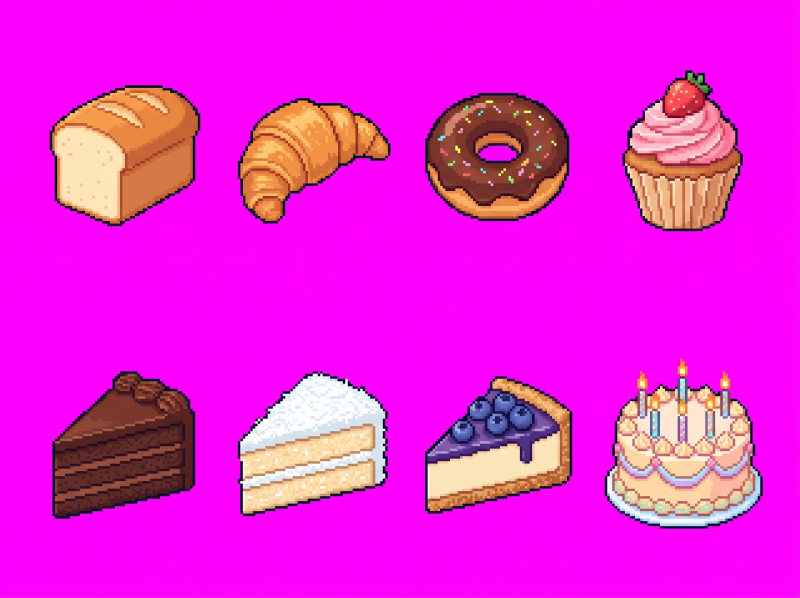
#> input picture tools/sheets/bakery_icons.jpg, 2400 x 1792 px (shown at 1/3 size)
$ python add_bakery_icons.py
#> lines starting #> are read from the running program, lines starting #| are printed output that depends on the picture; after the words box and inside, x2 and y2 are one past the last pixel; in counts of white or black regions, pixels touching at a corner belong together
"""Bakery item icons: tools/sheets/bakery_icons.jpg (8 icons on magenta, 2 rows of 4) are added to the UI pixel icons
(public/assets/icons.webp + icons.json) in new cells after the last used one; existing cells keep their place.
Each icon is mapped to its item's emoji (data.js bk_*). Then bump ?v= of icons.json (game.js) and icons.webp (style.css).

    python3 tools/add_bakery_icons.py
"""
import json, os
import numpy as np
from PIL import Image
from scipy import ndimage
ROOT = os.path.dirname(os.path.dirname(os.path.abspath(__file__)))
EMOJI = [['🍞', '🥐', '🍩', '🧁'], ['🍰', '🍥', '🫐', '🎂']]

a = np.asarray(Image.open(os.path.join(ROOT, 'tools/sheets/bakery_icons.jpg')).convert('RGB')).astype(int)
r, g, b = a[..., 0], a[..., 1], a[..., 2]; mag = np.minimum(r, b) - g
#> after `r, g, b = (a[..., 0], a[..., 1], a[..., 2])`:
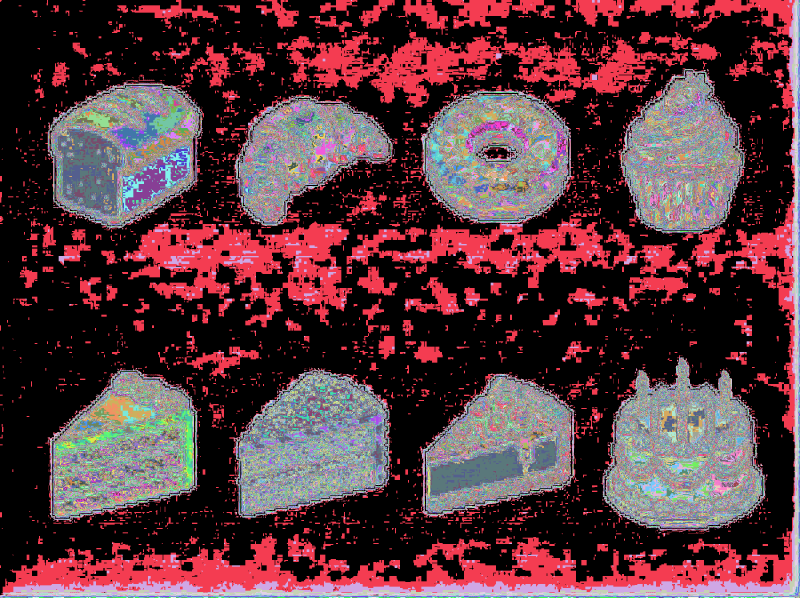
#> g: shape (1792, 2400) int64 (shown at 1/3 size); 256 distinct labels, from 0 to 255; one colour per label, 0 black
#> after `mag = np.minimum(r, b) - g`:
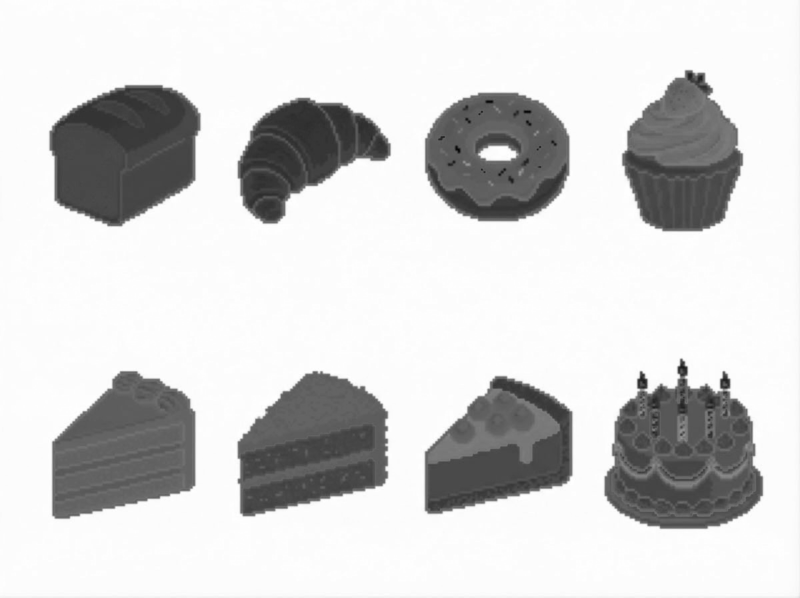
#> mag: shape (1792, 2400) int64 (shown at 1/3 size); min -167, max 255, mean 181.8; drawn with min black and max white
bg = (mag > 70) & (np.abs(r - b) < 110)
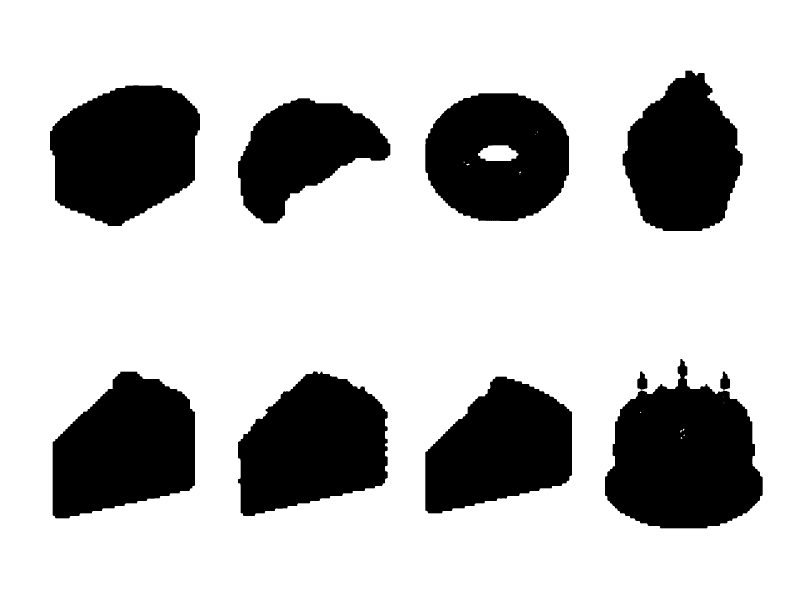
#> bg: shape (1792, 2400) bool (shown at 1/3 size); 75.1% white; 10 black regions, largest, box (x1, y1, x2, y2) and area: (1815, 1077, 2288, 1585) 166074, (150, 256, 600, 678) 145312, (714, 1114, 1163, 1548) 141265
lab, n = ndimage.label(ndimage.binary_dilation(ndimage.binary_opening(~bg, iterations=2), iterations=4))
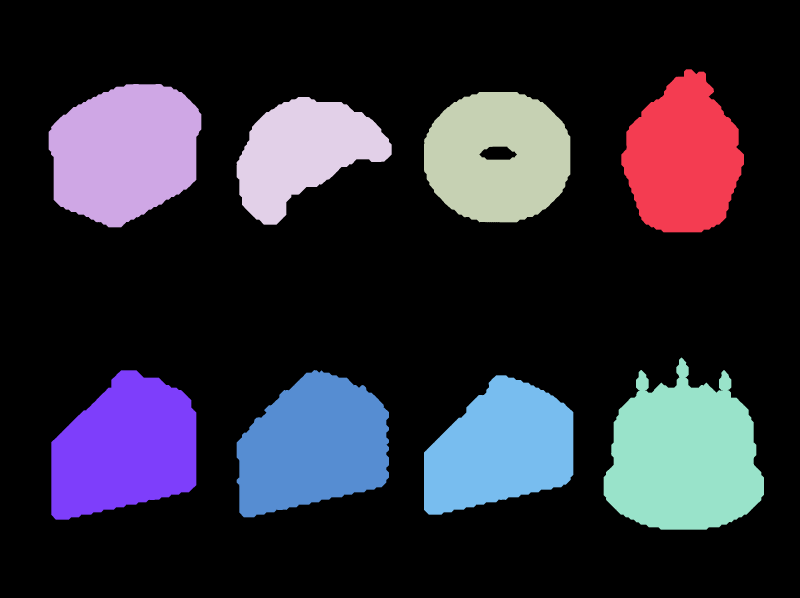
#> lab: shape (1792, 2400) int32 (shown at 1/3 size); 9 distinct labels, from 0 to 8; one colour per label, 0 black
#> n = 8
objs = [((s[0].start + s[0].stop) / 2, (s[1].start + s[1].stop) / 2, i + 1, s) for i, s in enumerate(ndimage.find_objects(lab)) if (lab[s] == i + 1).sum() > 2500]
#> objs = 8 items
objs.sort(); rows = [sorted(objs[:4], key=lambda o: o[1]), sorted(objs[4:], key=lambda o: o[1])]
assert len(objs) == 8, len(objs)
alpha = np.clip((110 - mag) / 60, 0, 1); alpha[np.abs(r - b) >= 110] = 1
#> after `alpha = np.clip((110 - mag) / 60, 0, 1)`:
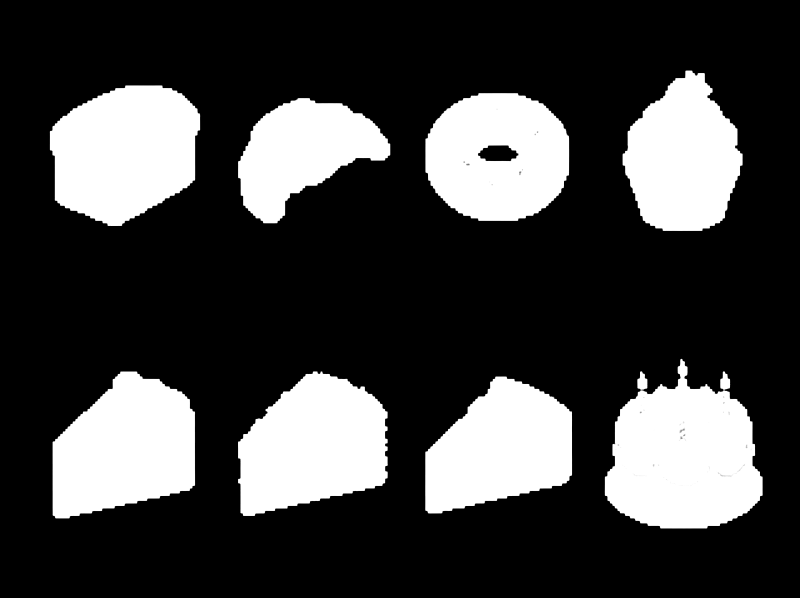
#> alpha: shape (1792, 2400) float64 (shown at 1/3 size); min 0, max 1, mean 0.25
rgb = a.astype(float); t = (1 - alpha); rgb[..., 0] -= t * 60; rgb[..., 2] -= t * 60
#> after `rgb[..., 0] -= t * 60`:
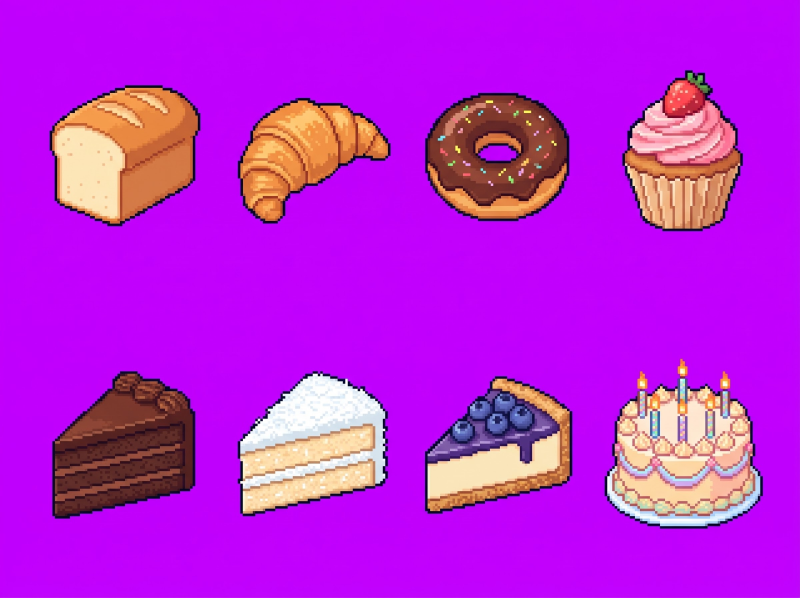
#> rgb: shape (1792, 2400, 3) float64 (shown at 1/3 size); mean R, G, B 189.1, 33.1, 217
#> after `rgb[..., 2] -= t * 60`:
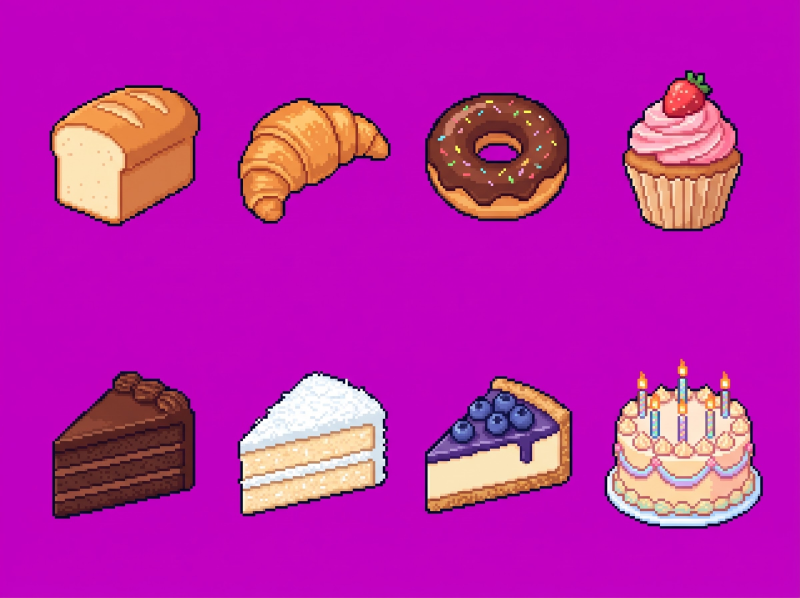
#> rgb: shape (1792, 2400, 3) float64 (shown at 1/3 size); mean R, G, B 189.1, 33.1, 172

J = os.path.join(ROOT, 'public/assets/icons.json'); W = os.path.join(ROOT, 'public/assets/icons.webp')
#> (the run stopped early here; a loop or call above may not have finished)
